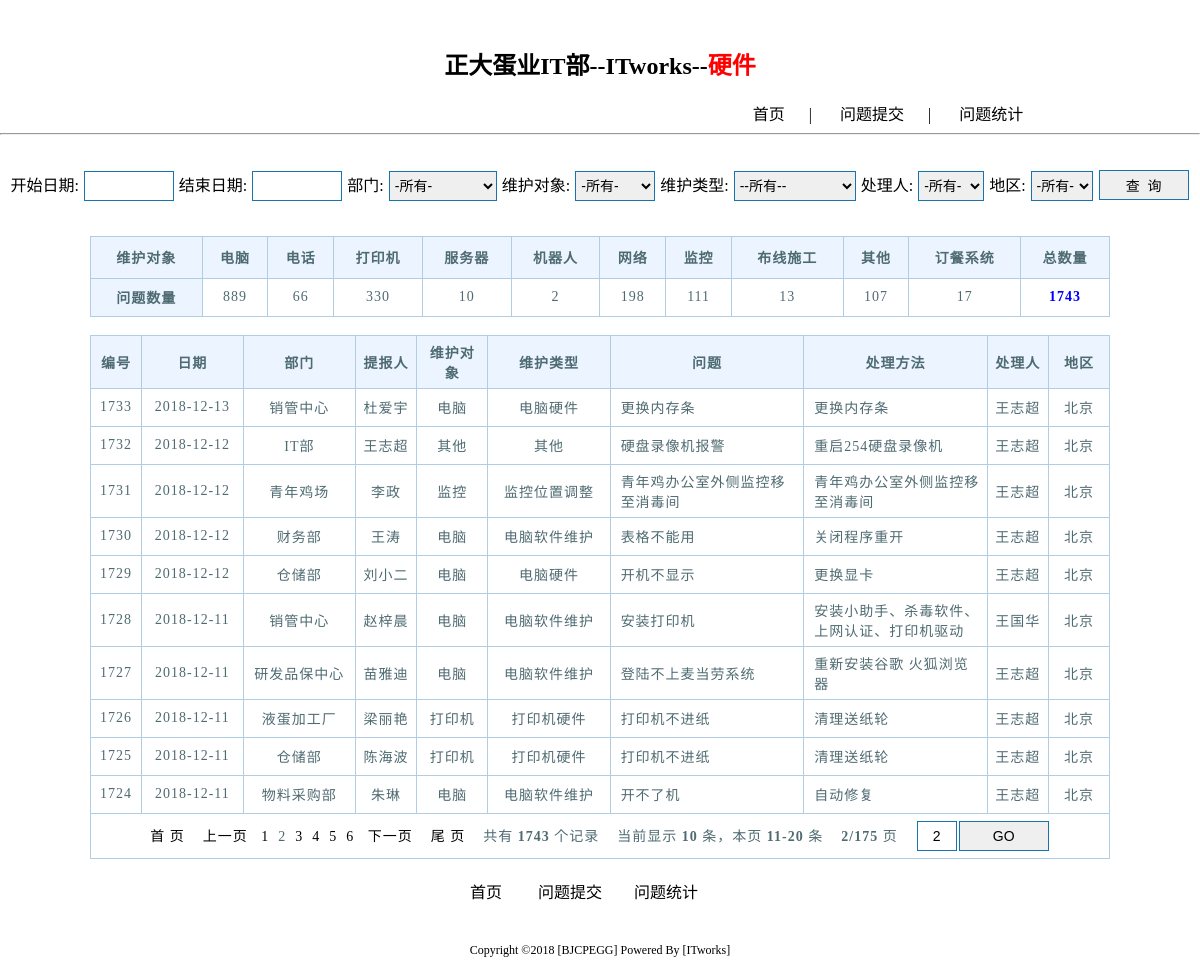
Screenshot of /p_list_hw.php?&page=2 with the database file from the repository.
### tables this page shows
CREATE TABLE `hardware_problem` (
  `p_id` int(8) unsigned NOT NULL AUTO_INCREMENT COMMENT '问题ID',
  `a_id` int(8) DEFAULT NULL COMMENT '地区id',
  `p_date` date NOT NULL COMMENT '提交日期',
  `d_id` int(5) NOT NULL COMMENT '部门ID',
  `submit_user` char(20) DEFAULT NULL COMMENT '报人提',
  `o_id` int(5) NOT NULL COMMENT '维护对象ID',
  `t_id` int(5) DEFAULT NULL COMMENT '维护类型ID',
  `problem` varchar(100) DEFAULT NULL COMMENT '问题',
  `method` varchar(100) DEFAULT NULL COMMENT '处理方法',
  `used` int(4) NOT NULL COMMENT '时用',
  `u_id` int(5) NOT NULL COMMENT '处理人ID',
  `week` int(8) unsigned DEFAULT NULL COMMENT '第几周',
  `ip_address` varchar(40) NOT NULL COMMENT 'ip地址',
  `create_time` timestamp NOT NULL DEFAULT CURRENT_TIMESTAMP ON UPDATE CURRENT_TIMESTAMP COMMENT '创建时间',
  PRIMARY KEY (`p_id`),
  KEY `u_id` (`u_id`)
);

CREATE TABLE `hardware_department` (
  `d_id` int(5) unsigned NOT NULL AUTO_INCREMENT COMMENT '部门ID',
  `department` char(20) NOT NULL COMMENT '门部名称',
  PRIMARY KEY (`d_id`)
);

CREATE TABLE `hardware_object` (
  `o_id` int(5) unsigned NOT NULL AUTO_INCREMENT COMMENT '维护对象ID',
  `object` char(20) DEFAULT NULL COMMENT '护维对象',
  PRIMARY KEY (`o_id`)
);

CREATE TABLE `hardware_type` (
  `t_id` int(5) unsigned NOT NULL AUTO_INCREMENT COMMENT '维护类型ID',
  `type` char(20) NOT NULL COMMENT '维护类型',
  `o_id` int(5) NOT NULL COMMENT '对象id',
  PRIMARY KEY (`t_id`)
);

CREATE TABLE `user` (
  `id` int(5) unsigned NOT NULL AUTO_INCREMENT COMMENT '员工id',
  `name` char(12) NOT NULL COMMENT '工员名字',
  `a_id` int(5) unsigned NOT NULL COMMENT '地区ID',
  `status` int(5) unsigned NOT NULL COMMENT '状态',
  PRIMARY KEY (`id`)
);

CREATE TABLE `area` (
  `a_id` int(8) unsigned NOT NULL AUTO_INCREMENT COMMENT '地区id',
  `area` varchar(40) NOT NULL COMMENT '分公司地区',
  PRIMARY KEY (`a_id`)
);

### Common/functions_main.php (called while the page is built, shortened)
<?php
	function readuserlist_all(){
		include("mysql.php");
		$sql = "select id,name,a_id,status from user order by status desc;";
		$result=$mysqli->query($sql);
	}

### Common/functions_hw.php (the view, shortened to what this page needs)
<?php
	function hw_p_list_default($start_time,$end_time,$department,$object,$type,$hw_area,$hw_user){
		include("mysql.php");
		$o_start_time = $start_time != '' ? $o_start_time = " p_date >= '{$start_time}' " : '1=1';
		$o_end_time = $end_time != '' ? $o_end_time = " p_date <= '{$end_time}' " : '1=1';
		$o_department = $department != 0 ? $o_department = " d_id='{$department}' " : '1=1';
		$o_object = $object != 0 ? $o_object = " o_id = '{$object}' " : '1=1';
		$o_type = $type != 0 ? $o_type = " t_id = '{$type}' " : '1=1';
		$o_hw_area = $hw_area != 0 ? $o_hw_area = " a_id = '{$hw_area}' " : '1=1';
		$o_hw_user = $hw_user != 0 ? $o_hw_user = " u_id = '{$hw_user}' " : '1=1';
		$sql = "select ho.object object,ifnull (cnt,0) num  from hardware_object ho left join (select o_id,count(*) cnt,p_date from hardware_problem  where {$o_start_time} and {$o_end_time} and {$o_department}  and {$o_object} and {$o_type} and {$o_hw_area}  and  {$o_hw_user} group by o_id) hp on hp.o_id=ho.o_id";
		$result=$mysqli->query($sql);
		if ($result->num_rows >0) {
			echo "<div style='height:18px'></div>";
			echo "<table id='report' class='stylized full' width='85%'>";
			echo "<tr><th><b>维护对象</b></th><th><b>电脑</b></th><th><b>电话</b></th><th><b>打印机</b></th><th><b>服务器</b></th><th><b>机器人</b></th><th><b>网络</b></th><th><b>监控</b></th><th><b>布线施工</b></th><th><b>其他</b></th><th><b>订餐系统</b></th><th><b>总数量</b></th></tr>";
			echo "<tr><td  id='td-bj'><b>问题数量</b></td>";
			while ($row = $result->fetch_assoc()){
				echo "<td  style='text-align:center'>".$row['num'].'</td>';
			}
			$sql="select sum(cnt) p_nums from hardware_object ho left join (select o_id,count(*) cnt,p_date from hardware_problem where {$o_start_time} and {$o_end_time} and {$o_department}  and {$o_object} and {$o_type} and {$o_hw_area}  and  {$o_hw_user}  group by o_id) hp on hp.o_id=ho.o_id";
			$result2=$mysqli->query($sql);
			$p_nums=$result2->fetch_assoc();
			echo "<td><font color='blue' ><b>".$p_nums['p_nums'] =$p_nums['p_nums'] =='' ? 0 : $p_nums['p_nums']."</b></font></td>";
			echo "</tr>";
			echo "</table>";
			echo "<br>";
		} else {
			echo "<br><br><br>无统计信息<br><br>";
		}
		$o_start_time = $start_time != '' ? $o_start_time = " hp.p_date >= '{$start_time}' " : '1=1';
		$o_end_time = $end_time != '' ? $o_end_time = " hp.p_date <= '{$end_time}' " : '1=1';
		$o_department = $department != 0 ? $o_department = " hp.d_id='{$department}' " : '1=1';
		$o_object = $object != 0 ? $o_object = " hp.o_id = '{$object}' " : '1=1';
		$o_type = $type != 0 ? $o_type = " hp.t_id = '{$type}' " : '1=1';
		$o_hw_area = $hw_area != 0 ? $o_hw_area = " hp.a_id = '{$hw_area}' " : '1=1';
		$o_hw_user = $hw_user != 0 ? $o_hw_user = " hp.u_id = '{$hw_user}' " : '1=1';
		$sql = "select hp.p_id from hardware_problem hp where {$o_start_time} and {$o_end_time} and {$o_department} and {$o_object} and {$o_type} and {$o_hw_area} and {$o_hw_user}";
		$result = $mysqli->query($sql);
		$total = $result->num_rows;
		$num = 10;
		$page=new Page($total, $num, "");
		$sql2="select hp.p_id,hp.p_date,hd.department,hp.submit_user,ho.object,ht.type,hp.problem,hp.method,u.name,a.area from hardware_problem hp left join  hardware_department hd on hd.d_id=hp.d_id  left join hardware_object ho  on hp.o_id=ho.o_id left join  hardware_type ht on hp.t_id=ht.t_id left join user u on hp.u_id=u.id left join area a on hp.a_id=a.a_id where {$o_start_time} and {$o_end_time} and {$o_department} and {$o_object} and {$o_type}  and {$o_hw_area} and {$o_hw_user} order by p_id desc {$page->limit}";
		$result2 = $mysqli->query($sql2);
		if ($result2->num_rows > 0){
			echo "<table border='1'  cellspacing='0' cellpadding='0' width='85%'>";
			echo "<tr><th width='5%'><b>编号</b></th><th width='10%'><b>日期</b></th><th width='11%'><b>部门</b></th><th width='6%'><b>提报人</b></th><th width='7%'><b>维护对象</b></th><th width='12%'><b>维护类型</b></th><th><b>问题</b></th><th width='18%'><b>处理方法</b></th><th width='6%'><b>处理人</b></th><th width='6%'><b>地区</b></th></tr>";
			while ($row2 = $result2->fetch_assoc()){
				echo "<tr>";
				echo "<td style='text-align:center'>".$row2['p_id'].'</td>';
				echo '<td>'.$row2['p_date'].'</td>';
				echo '<td>'.$row2['department'].'</td>';
				echo '<td>'.$row2['submit_user'].'</td>';
				echo '<td>'.$row2['object'].'</td>';
				echo '<td>'.$row2['type'].'</td>';
				echo '<td id="p_stytle">'.$row2['problem'].'</td>';
				echo '<td id="p_stytle">'.$row2['method'].'</td>';
				echo '<td>'.$row2['name'].'</td>';
				echo '<td>'.$row2['area'].'</td>';
				echo "</tr>";
			}
			echo '<tr><td colspan="10" style="text-align:center">'.$page->fpage(array(3,4,5,6,7,0,1,2,8)).'</td></tr>';
			echo "</table>";
		} else {
			echo"<center><font size=4 color=blue>查询完成，没有找到相关信息！</font></center>";
		}
	}

### Public/css/style.css (style rules this page uses)
#top_menu { margin-left:600px; }
body { margin:0px; width:100%; text-align:center; margin-left:auto; margin-right:auto; background-color:#FFFFFF; }
table { border: 1px solid #B1CDE3; padding:0; margin:0 auto; border-collapse: collapse; }
th { border: 1px solid #B1CDE3; font-size:14px; padding: 6px 6px 6px 6px; color: #4f6b72; background-color: #ECF5FF; height:42px; }
td { border: 1px solid #B1CDE3; background: #fff; font-size:14px; padding: 6px 6px 6px 6px; color: #4f6b72; text-align:left; height:38px; }
#p_stytle { text-align:left; padding-left:10px; }
A:link { color: #000000; TEXT-DECORATION: none }
#td-bj { background-color: #ECF5FF; }

### p_list_hw.php (style rules this page uses)
table, th,td { text-align:center; letter-spacing:1px; }

### rows the page displays
hardware_problem: p_id "1733", p_date "2018-12-13", d.department "销管中心", submit_user "杜爱宇", o.object "电脑", t.type "电脑硬件", problem "更换内存条", method "更换内存条", user.name "王志超", a.area "北京"
hardware_problem: p_id "1732", p_date "2018-12-12", d.department "IT部", submit_user "王志超", o.object "其他", t.type "其他", problem "硬盘录像机报警", method "重启254硬盘录像机", user.name "王志超", a.area "北京"
hardware_problem: p_id "1731", p_date "2018-12-12", d.department "青年鸡场", submit_user "李政", o.object "监控", t.type "监控位置调整", problem "青年鸡办公室外侧监控移至消毒间", method "青年鸡办公室外侧监控移至消毒间", user.name "王志超", a.area "北京"
hardware_problem: p_id "1730", p_date "2018-12-12", d.department "财务部", submit_user "王涛", o.object "电脑", t.type "电脑软件维护", problem "表格不能用", method "关闭程序重开", user.name "王志超", a.area "北京"
hardware_problem: p_id "1729", p_date "2018-12-12", d.department "仓储部", submit_user "刘小二", o.object "电脑", t.type "电脑硬件", problem "开机不显示", method "更换显卡", user.name "王志超", a.area "北京"
hardware_problem: p_id "1728", p_date "2018-12-11", d.department "销管中心", submit_user "赵梓晨", o.object "电脑", t.type "电脑软件维护", problem "安装打印机", method "安装小助手、杀毒软件、上网认证、打印机驱动", user.name "王国华", a.area "北京"
hardware_problem: p_id "1727", p_date "2018-12-11", d.department "研发品保中心", submit_user "苗雅迪", o.object "电脑", t.type "电脑软件维护", problem "登陆不上麦当劳系统", method "重新安装谷歌 火狐浏览器", user.name "王志超", a.area "北京"
hardware_problem: p_id "1726", p_date "2018-12-11", d.department "液蛋加工厂", submit_user "梁丽艳", o.object "打印机", t.type "打印机硬件", problem "打印机不进纸", method "清理送纸轮", user.name "王志超", a.area "北京"
hardware_problem: p_id "1725", p_date "2018-12-11", d.department "仓储部", submit_user "陈海波", o.object "打印机", t.type "打印机硬件", problem "打印机不进纸", method "清理送纸轮", user.name "王志超", a.area "北京"
hardware_problem: p_id "1724", p_date "2018-12-11", d.department "物料采购部", submit_user "朱琳", o.object "电脑", t.type "电脑软件维护", problem "开不了机", method "自动修复", user.name "王志超", a.area "北京"

### other values shown
$row['num'] "889"
$row['num'] "66"
$row['num'] "330"
$row['num'] "10"
$row['num'] "2"
$row['num'] "198"
$row['num'] "111"
$row['num'] "13"
$row['num'] "107"
$row['num'] "17"
$p_nums['p_nums'] "1743"
$this->config["first"] "首 页"
$this->config["prev"] "上一页"
$page "1"
$page->fpage(array(3,4,5,6,7,0,1,2,8)) "2"
